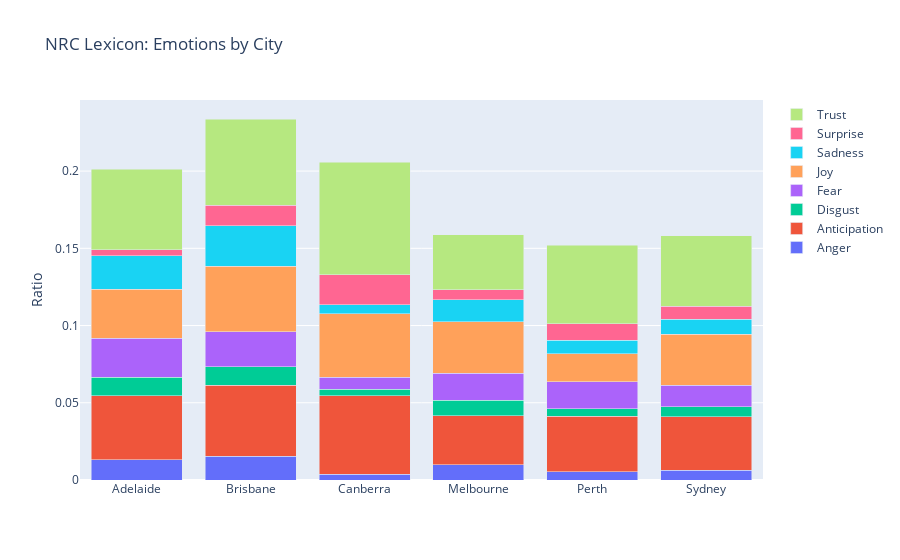

Notebook cell for this chart:
### Code cell
x=['Adelaide','Brisbane','Canberra','Melbourne','Perth','Sydney']
fig = go.Figure(go.Bar(x =x, y=nrc_anger.average_sentiment, name='Anger'))
fig.add_trace(go.Bar(x =x, y=nrc_anticipation.average_sentiment, name='Anticipation'))
fig.add_trace(go.Bar(x =x, y=nrc_disgust.average_sentiment, name='Disgust'))
fig.add_trace(go.Bar(x =x, y=nrc_fear.average_sentiment, name='Fear'))
fig.add_trace(go.Bar(x =x, y=nrc_joy.average_sentiment, name='Joy'))
fig.add_trace(go.Bar(x =x, y=nrc_sadness.average_sentiment, name='Sadness'))
fig.add_trace(go.Bar(x =x, y=nrc_surprise.average_sentiment, name='Surprise'))
fig.add_trace(go.Bar(x =x, y=nrc_trust.average_sentiment, name='Trust'))

fig.update_yaxes(title='Ratio')

fig.update_layout(barmode='stack', xaxis={'categoryorder':'category ascending'},
                 title_text='NRC Lexicon: Emotions by City')
fig.show()

### Figure 1 — Plotly figure (JSON) as saved in the notebook; plotly's stock layout.template omitted (floating-point values rounded to 4 significant figures)
{"data": [{"name": "Anger", "type": "bar", "x": ["Adelaide", "Brisbane", "Canberra", "Melbourne", "Perth", "Sydney"], "y": [0.01295, 0.01549, 0.003788, 0.009736, 0.00546, 0.006355]}, {"name": "Anticipation", "type": "bar", "x": ["Adelaide", "Brisbane", "Canberra", "Melbourne", "Perth", "Sydney"], "y": [0.04165, 0.04598, 0.0509, 0.03202, 0.03592, 0.03463]}, {"name": "Disgust", "type": "bar", "x": ["Adelaide", "Brisbane", "Canberra", "Melbourne", "Perth", "Sydney"], "y": [0.01178, 0.01177, 0.004167, 0.009803, 0.004692, 0.006587]}, {"name": "Fear", "type": "bar", "x": ["Adelaide", "Brisbane", "Canberra", "Melbourne", "Perth", "Sydney"], "y": [0.02535, 0.02288, 0.007748, 0.01751, 0.01745, 0.01384]}, {"name": "Joy", "type": "bar", "x": ["Adelaide", "Brisbane", "Canberra", "Melbourne", "Perth", "Sydney"], "y": [0.03188, 0.04222, 0.04092, 0.03341, 0.01835, 0.03293]}, {"name": "Sadness", "type": "bar", "x": ["Adelaide", "Brisbane", "Canberra", "Melbourne", "Perth", "Sydney"], "y": [0.02171, 0.02641, 0.005854, 0.01419, 0.008557, 0.009861]}, {"name": "Surprise", "type": "bar", "x": ["Adelaide", "Brisbane", "Canberra", "Melbourne", "Perth", "Sydney"], "y": [0.003636, 0.01303, 0.01954, 0.006605, 0.01089, 0.008392]}, {"name": "Trust", "type": "bar", "x": ["Adelaide", "Brisbane", "Canberra", "Melbourne", "Perth", "Sydney"], "y": [0.0522, 0.05596, 0.0728, 0.0356, 0.05063, 0.04566]}], "layout": {"barmode": "stack", "title": {"text": "NRC Lexicon: Emotions by City"}, "xaxis": {"categoryorder": "category ascending"}, "yaxis": {"title": {"text": "Ratio"}}}}
